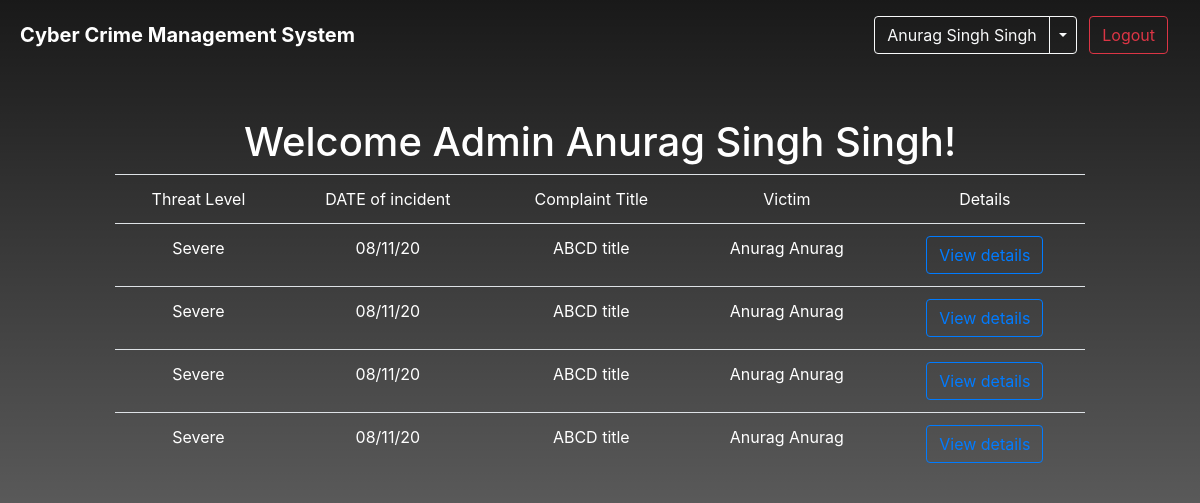
Page /admin_dashboard.php (signed in) on the committed database.
### tables this page shows
CREATE TABLE `complaint` (
  `complaint_id` int(11) NOT NULL,
  `user_id` int(11) NOT NULL,
  `victim` varchar(128) NOT NULL,
  `title` varchar(512) NOT NULL,
  `relation_to_victim` varchar(64) NOT NULL,
  `description` varchar(2048) NOT NULL,
  `threat_level` varchar(128) NOT NULL,
  `date_of_incident` date NOT NULL,
  `additional_info` varchar(2048) NOT NULL,
  `status` varchar(64) NOT NULL
);

### admin_dashboard.php (the view, shortened to what this page needs)
<?php
if ($_SESSION["valid"] == true) {
	$conn = dbconnect();
?>
<!DOCTYPE html>
<html lang="en" dir="ltr">
	<head>
		<link rel="stylesheet" href="css/style.css">
		<link rel="stylesheet" href="https://maxcdn.bootstrapcdn.com/bootstrap/4.5.0/css/bootstrap.min.css">
		<link rel="stylesheet" href="https://stackpath.bootstrapcdn.com/font-awesome/4.7.0/css/font-awesome.min.css">
		<link rel="stylesheet" type="text/css" href="css/style.css">
	</head>
	<body class="text-white">
		<nav class="navbar navbar-expand-md navbar-dark">
			<a class="navbar-brand ml-1 font-weight-bold " href="#">Cyber Crime Management System</a>
			<div class="collapse navbar-collapse" id="collapsibleNavbar">
				<ul class="navbar-nav ml-auto">
					<li class="nav-item p-2">
						<div class="btn-group">
							<button type="button" class="btn btn-outline-light"><?php echo $_SESSION["name"];?></button>
							<button type="button" class="btn btn-outline-light dropdown-toggle dropdown-toggle-split mr-2" data-toggle="dropdown">
							</button>
						</div>
						<a class="btn btn-outline-danger rounded mr-2" href="controllers/logoutcontrol.php">Logout</a>
					</ul>
				</div>
			</nav>
			<div class="text-center container col-lg-10">
				<div id="info_tab" class="text-center mt-5" >
					<h1>Welcome Admin <?php echo $_SESSION["name"];?>!</h1>
					<?php
  $sql = "SELECT DISTINCT complaint_id,victim,title,DATE_FORMAT(date_of_incident,'%d/%m/%y') as date,threat_level from complaint ";
  $result = mysqli_query($conn, $sql);
  if(mysqli_num_rows($result)>0){
  ?></div>
			<table class="table table-transparent text-white vertical-center col-lg-12 mx-auto">
				<tr>
					<td>Threat Level</td>
					<td>DATE of incident</td>
					<td>Complaint Title</td>
					<td>Victim</td>
					<td>Details</td>
				</tr>
				<?php
					while($row = $result->fetch_assoc()){
				?>
				<tr>
					<td><?php echo $row["threat_level"]?></td>
					<td><?php echo $row["date"]?></td>
					<td><?php echo $row["title"]?></td>
					<td><?php echo $row["victim"]?></td>
					<td><form action="complaint_details.php" method="post">
						<input type="submit" class="btn btn-outline-primary" value="View details"></form></td>
				</tr>
			<?php }
		}else{
			echo "<h3 class='text-primary'>No records to display</h3><br>";
		}
			?>
			</table>
		</body>
	</html>
	<?php }else{
		header("Location:index.php");
	}
	?>

### css/style.css (style rules this page uses)
* { margin: 0; padding: 0; box-sizing: border-box; }
body { background: linear-gradient(0deg, rgba(0,0,0,0.5),rgba(0,0,0,0.9)), url("https://images.pexels.com/photos/5473298/pexels-photo-5473298.jpeg?auto=compress&cs=tinysrgb&dpr=3&h=750&w=1260"); background-repeat: no-repeat; background-attachment: fixed; background-position: center; background-size: cover; }

### rows in the picture
complaint: threat_level "Severe", date "08/11/20", title "ABCD title", victim "Anurag Anurag"
complaint: threat_level "Severe", date "08/11/20", title "ABCD title", victim "Anurag Anurag"
complaint: threat_level "Severe", date "08/11/20", title "ABCD title", victim "Anurag Anurag"
complaint: threat_level "Severe", date "08/11/20", title "ABCD title", victim "Anurag Anurag"

### other values in the picture
$_SESSION["name"] "Anurag Singh Singh"
